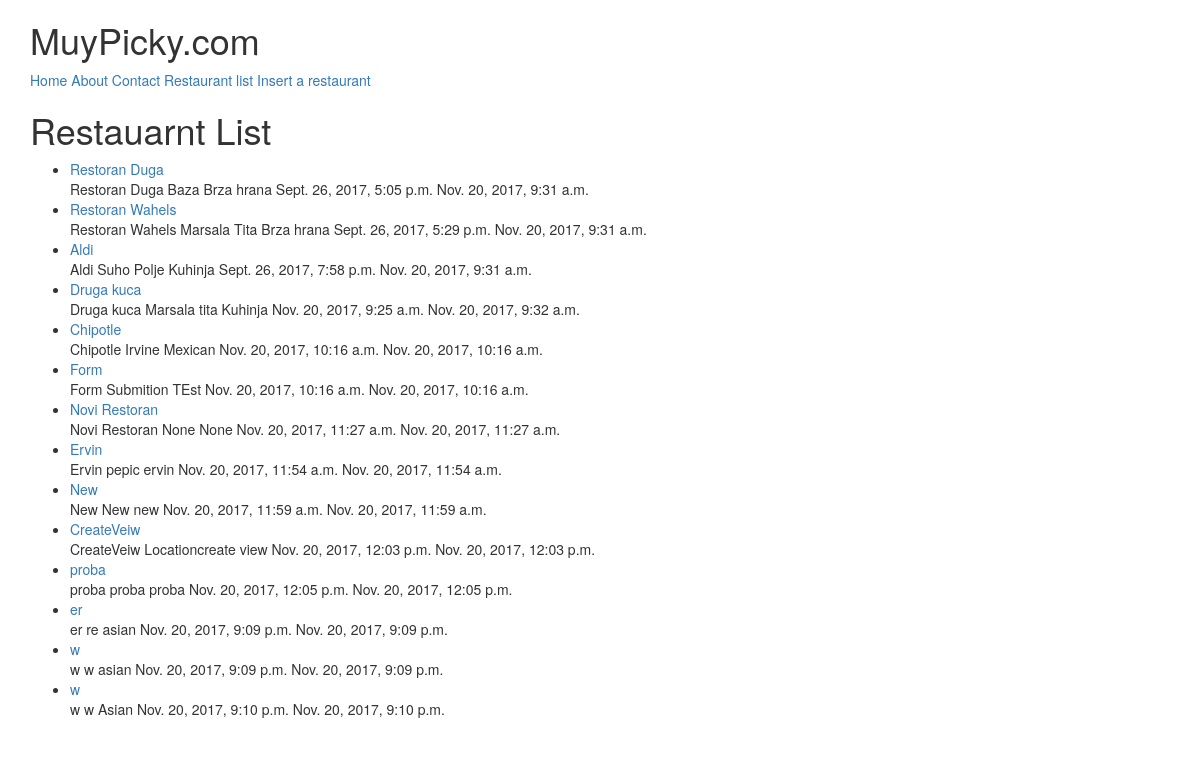
The app's page /restaurants/, older data.
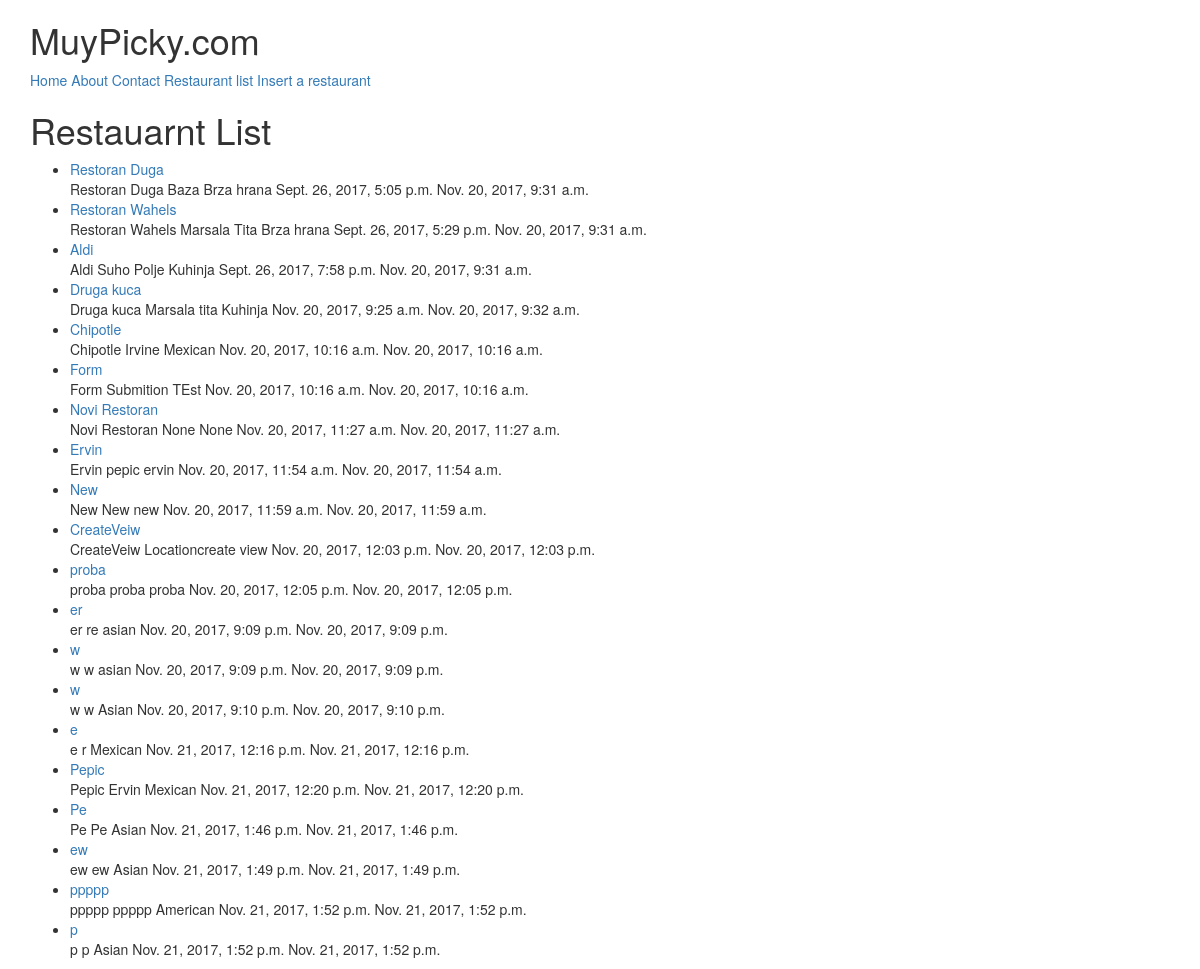
The same page, newer data.
### restaurants/models.py (models this page shows, shortened)
class RestaurantLocation(models.Model):
	owner 			= models.ForeignKey(User)
	name 			= models.CharField(max_length=120)
	location 		= models.CharField(max_length=120, null=True, blank=True)
	category 		= models.CharField(max_length=120, null=True, blank=True, validators=[validate_category])
	timestamp 		= models.DateTimeField(auto_now_add=True)
	updated 		= models.DateTimeField(auto_now=True)
	slug 			= models.SlugField(null=True, blank=True)
	def __str__(self):
		return self.name
	def get_absolute_url(self):
		return reverse('restaurants:detail', kwargs={'slug': self.slug})

### restaurants/views.py (the view)
class RestaurantListView(ListView):
	def get_queryset(self):
		slug = self.kwargs.get("slug")
		if slug:
			queryset = RestaurantLocation.objects.filter(
				Q(category__iexact=slug) |
				Q(category__icontains=slug)
				)
		else:
			queryset = RestaurantLocation.objects.all()
		return queryset

### restaurants/templates/restaurants/restaurantlocation_list.html (shortened to what this page needs)
{% extends "base.html" %}
{% block content %}
<h1>Restauarnt List</h1>
<ul>
	{% for obj in object_list %}
	<li>
		<a href='{{ obj.get_absolute_url }}'>{{ obj }}</a><br>
		{{ obj.name }} {{ obj.location }} {{ obj.category }} {{ obj.timestamp }} {{ obj.updated }}
	</li>
	{% endfor %}
</ul>
{% endblock %}

Row changes from the older to the newer data that the page shows:
added RestaurantLocation: name "e", location "r", category "Mexican", timestamp "Nov. 21, 2017, 12:16 p.m.", updated "Nov. 21, 2017, 12:16 p.m."
added RestaurantLocation: name "Pepic", location "Ervin", category "Mexican", timestamp "Nov. 21, 2017, 12:20 p.m.", updated "Nov. 21, 2017, 12:20 p.m."
added RestaurantLocation: name "Pe", location "Pe", category "Asian", timestamp "Nov. 21, 2017, 1:46 p.m.", updated "Nov. 21, 2017, 1:46 p.m."
added RestaurantLocation: name "ew", location "ew", category "Asian", timestamp "Nov. 21, 2017, 1:49 p.m.", updated "Nov. 21, 2017, 1:49 p.m."
added RestaurantLocation: name "ppppp", location "ppppp", category "American", timestamp "Nov. 21, 2017, 1:52 p.m.", updated "Nov. 21, 2017, 1:52 p.m."
added RestaurantLocation: name "p", location "p", category "Asian", timestamp "Nov. 21, 2017, 1:52 p.m.", updated "Nov. 21, 2017, 1:52 p.m."
